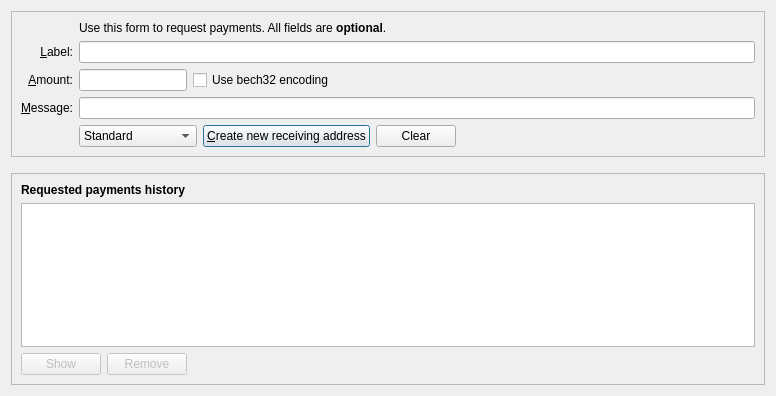
<?xml version="1.0" encoding="UTF-8"?>
<ui version="4.0">
 <class>ReceiveCoinsDialog</class>
 <widget class="QDialog" name="ReceiveCoinsDialog">
  <property name="geometry">
   <rect>
    <x>0</x>
    <y>0</y>
    <width>776</width>
    <height>396</height>
   </rect>
  </property>
  <layout class="QVBoxLayout" name="verticalLayout" stretch="0,0,1">
   <item>
    <widget class="QFrame" name="frame2">
     <property name="sizePolicy">
      <sizepolicy hsizetype="Preferred" vsizetype="Expanding">
       <horstretch>0</horstretch>
       <verstretch>0</verstretch>
      </sizepolicy>
     </property>
     <property name="frameShape">
      <enum>QFrame::StyledPanel</enum>
     </property>
     <property name="frameShadow">
      <enum>QFrame::Sunken</enum>
     </property>
     <layout class="QVBoxLayout" name="verticalLayout_3">
      <item>
       <layout class="QGridLayout" name="gridLayout">
        <item row="5" column="0">
         <widget class="QLabel" name="label">
          <property name="toolTip">
           <string>An optional amount to request. Leave this empty or zero to not request a specific amount.</string>
          </property>
          <property name="text">
           <string>&amp;Amount:</string>
          </property>
          <property name="alignment">
           <set>Qt::AlignRight|Qt::AlignTrailing|Qt::AlignVCenter</set>
          </property>
          <property name="buddy">
           <cstring>reqAmount</cstring>
          </property>
         </widget>
        </item>
        <item row="4" column="0">
         <widget class="QLabel" name="label_2">
          <property name="toolTip">
           <string>An optional label to associate with the new receiving address.</string>
          </property>
          <property name="text">
           <string>&amp;Label:</string>
          </property>
          <property name="alignment">
           <set>Qt::AlignRight|Qt::AlignTrailing|Qt::AlignVCenter</set>
          </property>
          <property name="buddy">
           <cstring>reqMessage</cstring>
          </property>
         </widget>
        </item>
        <item row="6" column="0">
         <widget class="QLabel" name="label_3">
          <property name="toolTip">
           <string>An optional message to attach to the payment request, which will be displayed when the request is opened. Note: The message will not be sent with the payment over the Rhombus network.</string>
          </property>
          <property name="text">
           <string>&amp;Message:</string>
          </property>
          <property name="alignment">
           <set>Qt::AlignRight|Qt::AlignTrailing|Qt::AlignVCenter</set>
          </property>
          <property name="buddy">
           <cstring>reqMessage</cstring>
          </property>
         </widget>
        </item>
        <item row="4" column="2">
         <widget class="QLineEdit" name="reqLabel">
          <property name="toolTip">
           <string>An optional label to associate with the new receiving address (used by you to identify an invoice).  It is also attached to the payment request.</string>
          </property>
         </widget>
        </item>
        <item row="2" column="2">
         <widget class="QLabel" name="label_5">
          <property name="text">
           <string>Use this form to request payments. All fields are &lt;b&gt;optional&lt;/b&gt;.</string>
          </property>
         </widget>
        </item>
        <item row="7" column="0">
         <widget class="QLabel" name="label_4">
          <property name="text">
           <string/>
          </property>
         </widget>
        </item>
        <item row="6" column="2">
         <widget class="QLineEdit" name="reqMessage">
          <property name="toolTip">
           <string>An optional message that is attached to the payment request and may be displayed to the sender.</string>
          </property>
         </widget>
        </item>
        <item row="7" column="2">
         <layout class="QHBoxLayout" name="horizontalLayout">
          <item>
           <widget class="QComboBox" name="cbxAddressType">
            <property name="locale">
             <locale language="English" country="UnitedKingdom"/>
            </property>
            <item>
             <property name="text">
              <string>Standard</string>
             </property>
            </item>
            <item>
             <property name="text">
              <string>Stealth</string>
             </property>
            </item>
            <item>
             <property name="text">
              <string>Extended</string>
             </property>
            </item>
            <item>
             <property name="text">
              <string>Standard 256bit</string>
             </property>
            </item>
           </widget>
          </item>
          <item>
           <widget class="QPushButton" name="receiveButton">
            <property name="minimumSize">
             <size>
              <width>150</width>
              <height>0</height>
             </size>
            </property>
            <property name="text">
             <string>&amp;Create new receiving address</string>
            </property>
            <property name="icon">
             <iconset resource="../bitcoin.qrc">
              <normaloff>:/icons/receiving_addresses</normaloff>:/icons/receiving_addresses</iconset>
            </property>
           </widget>
          </item>
          <item>
           <widget class="QPushButton" name="clearButton">
            <property name="sizePolicy">
             <sizepolicy hsizetype="Minimum" vsizetype="Fixed">
              <horstretch>0</horstretch>
              <verstretch>0</verstretch>
             </sizepolicy>
            </property>
            <property name="toolTip">
             <string>Clear all fields of the form.</string>
            </property>
            <property name="text">
             <string>Clear</string>
            </property>
            <property name="icon">
             <iconset resource="../bitcoin.qrc">
              <normaloff>:/icons/remove</normaloff>:/icons/remove</iconset>
            </property>
            <property name="autoDefault">
             <bool>false</bool>
            </property>
           </widget>
          </item>
          <item>
           <spacer name="horizontalSpacer">
            <property name="orientation">
             <enum>Qt::Horizontal</enum>
            </property>
            <property name="sizeHint" stdset="0">
             <size>
              <width>40</width>
              <height>20</height>
             </size>
            </property>
           </spacer>
          </item>
         </layout>
        </item>
        <item row="7" column="0">
         <widget class="QLabel" name="label_7">
          <property name="text">
           <string/>
          </property>
         </widget>
        </item>
        <item row="5" column="2">
         <layout class="QHBoxLayout" name="horizontalLayout_6">
          <item>
           <widget class="BitcoinAmountField" name="reqAmount">
            <property name="sizePolicy">
             <sizepolicy hsizetype="Fixed" vsizetype="Fixed">
              <horstretch>0</horstretch>
              <verstretch>0</verstretch>
             </sizepolicy>
            </property>
            <property name="minimumSize">
             <size>
              <width>80</width>
              <height>0</height>
             </size>
            </property>
            <property name="maximumSize">
             <size>
              <width>1000</width>
              <height>100</height>
             </size>
            </property>
            <property name="toolTip">
             <string>An optional amount to request. Leave this empty or zero to not request a specific amount.</string>
            </property>
           </widget>
          </item>
          <item>
           <widget class="QCheckBox" name="useBech32">
            <property name="sizePolicy">
             <sizepolicy hsizetype="Fixed" vsizetype="Fixed">
              <horstretch>0</horstretch>
              <verstretch>0</verstretch>
             </sizepolicy>
            </property>
            <property name="maximumSize">
             <size>
              <width>1000</width>
              <height>16777215</height>
             </size>
            </property>
            <property name="focusPolicy">
             <enum>Qt::StrongFocus</enum>
            </property>

            <property name="toolTip">
             <string>Use bech32 encoding.</string>
            </property>
            <property name="text">
             <string>Use bech32 encoding</string>
            </property>
           </widget>
          </item>
          <item>
           <spacer name="horizontalSpacer_3">
            <property name="orientation">
             <enum>Qt::Horizontal</enum>
            </property>
            <property name="sizeHint" stdset="0">
             <size>
              <width>0</width>
              <height>0</height>
             </size>
            </property>
           </spacer>
          </item>
         </layout>
        </item>
       </layout>
      </item>
     </layout>
    </widget>
   </item>
   <item>
    <spacer name="verticalSpacer_2">
     <property name="orientation">
      <enum>Qt::Vertical</enum>
     </property>
     <property name="sizeHint" stdset="0">
      <size>
       <width>20</width>
       <height>10</height>
      </size>
     </property>
    </spacer>
   </item>
   <item>
    <widget class="QFrame" name="frame">
     <property name="sizePolicy">
      <sizepolicy hsizetype="Preferred" vsizetype="Expanding">
       <horstretch>0</horstretch>
       <verstretch>0</verstretch>
      </sizepolicy>
     </property>
     <property name="frameShape">
      <enum>QFrame::StyledPanel</enum>
     </property>
     <property name="frameShadow">
      <enum>QFrame::Raised</enum>
     </property>
     <layout class="QVBoxLayout" name="verticalLayout_2">
      <item>
       <widget class="QLabel" name="label_6">
        <property name="font">
         <font>
          <weight>75</weight>
          <bold>true</bold>
         </font>
        </property>
        <property name="text">
         <string>Requested payments history</string>
        </property>
       </widget>
      </item>
      <item>
       <widget class="QTableView" name="recentRequestsView">
        <property name="contextMenuPolicy">
         <enum>Qt::CustomContextMenu</enum>
        </property>
        <property name="tabKeyNavigation">
         <bool>false</bool>
        </property>
        <property name="sortingEnabled">
         <bool>true</bool>
        </property>
       </widget>
      </item>
      <item>
       <layout class="QHBoxLayout" name="horizontalLayout_2">
        <item>
         <widget class="QPushButton" name="showRequestButton">
          <property name="enabled">
           <bool>false</bool>
          </property>
          <property name="toolTip">
           <string>Show the selected request (does the same as double clicking an entry)</string>
          </property>
          <property name="text">
           <string>Show</string>
          </property>
          <property name="icon">
           <iconset resource="../bitcoin.qrc">
            <normaloff>:/icons/edit</normaloff>:/icons/edit</iconset>
          </property>
          <property name="autoDefault">
           <bool>false</bool>
          </property>
         </widget>
        </item>
        <item>
         <widget class="QPushButton" name="removeRequestButton">
          <property name="enabled">
           <bool>false</bool>
          </property>
          <property name="toolTip">
           <string>Remove the selected entries from the list</string>
          </property>
          <property name="text">
           <string>Remove</string>
          </property>
          <property name="icon">
           <iconset resource="../bitcoin.qrc">
            <normaloff>:/icons/remove</normaloff>:/icons/remove</iconset>
          </property>
          <property name="autoDefault">
           <bool>false</bool>
          </property>
         </widget>
        </item>
        <item>
         <spacer name="horizontalSpacer_2">
          <property name="orientation">
           <enum>Qt::Horizontal</enum>
          </property>
          <property name="sizeHint" stdset="0">
           <size>
            <width>40</width>
            <height>20</height>
           </size>
          </property>
         </spacer>
        </item>
       </layout>
      </item>
     </layout>
    </widget>
   </item>
  </layout>
 </widget>
 <customwidgets>
  <customwidget>
   <class>BitcoinAmountField</class>
   <extends>QLineEdit</extends>
   <header>qt/bitcoinamountfield.h</header>
   <container>1</container>
  </customwidget>
 </customwidgets>
 <tabstops>
  <tabstop>reqLabel</tabstop>
  <tabstop>reqAmount</tabstop>
  <tabstop>useBech32</tabstop>
  <tabstop>reqMessage</tabstop>
  <tabstop>receiveButton</tabstop>
  <tabstop>clearButton</tabstop>
  <tabstop>recentRequestsView</tabstop>
  <tabstop>showRequestButton</tabstop>
  <tabstop>removeRequestButton</tabstop>
 </tabstops>
 <resources>
  <include location="../bitcoin.qrc"/>
 </resources>
 <connections/>
</ui>
